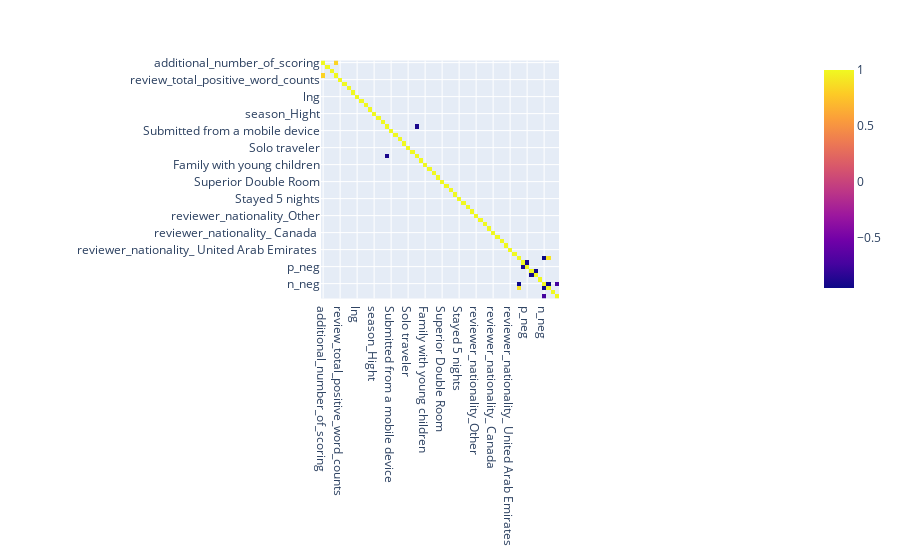

The cell this chart's notebook holds for it:
### Code cell
fig = px.imshow(pivot)
fig.show()

### Figure 1 — Plotly figure (JSON) as saved in the notebook; plotly's stock layout.template omitted (floating-point values rounded to 4 significant figures; data arrays with more than 128 entries replaced by an {"elided": "..."} marker saying what was removed)
{"data": [{"coloraxis": "coloraxis", "hovertemplate": "x: %{x}<br>y: %{y}<br>color: %{z}<extra></extra>", "name": "0", "type": "heatmap", "x": ["additional_number_of_scoring", "average_score", "review_total_negative_word_counts", "total_number_of_reviews", "review_total_positive_word_counts", "total_number_of_reviews_reviewer_has_given", "days_since_review", "lat", "lng", "reviewer_score", "town_population", "review_month", "season_Hight", "season_Low", "season_Medium", "Leisure trip", "Submitted from a mobile device", "Couple", "Stayed 1 night", "Stayed 2 nights", "Solo traveler", "Stayed 3 nights", "Business trip", "Group", "Family with young children", "Stayed 4 nights", "Double Room", "Standard Double Room", "Superior Double Room", "Family with older children", "Deluxe Double Room", "Double or Twin Room", "Stayed 5 nights", "Standard Double or Twin Room", "Classic Double Room", "reviewer_nationality_ United Kingdom ", "reviewer_nationality_Other", "reviewer_nationality_ United States of America ", "reviewer_nationality_ Netherlands ", "reviewer_nationality_ Ireland ", "reviewer_nationality_ Canada ", "reviewer_nationality_ Australia ", "reviewer_nationality_ Saudi Arabia ", "reviewer_nationality_ Germany ", "reviewer_nationality_ United Arab Emirates ", "reviewer_nationality_ Switzerland ", "negative", "positive", "p_neg", "p_neu", "p_pos", "p_compound", "n_neg", "n_neu", "n_pos", "n_compound"], "xaxis": "x", "y": ["additional_number_of_scoring", "average_score", "review_total_negative_word_counts", "total_number_of_reviews", "review_total_positive_word_counts", "total_number_of_reviews_reviewer_has_given", "days_since_review", "lat", "lng", "reviewer_score", "town_population", "review_month", "season_Hight", "season_Low", "season_Medium", "Leisure trip", "Submitted from a mobile device", "Couple", "Stayed 1 night", "Stayed 2 nights", "Solo traveler", "Stayed 3 nights", "Business trip", "Group", "Family with young children", "Stayed 4 nights", "Double Room", "Standard Double Room", "Superior Double Room", "Family with older children", "Deluxe Double Room", "Double or Twin Room", "Stayed 5 nights", "Standard Double or Twin Room", "Classic Double Room", "reviewer_nationality_ United Kingdom ", "reviewer_nationality_Other", "reviewer_nationality_ United States of America ", "reviewer_nationality_ Netherlands ", "reviewer_nationality_ Ireland ", "reviewer_nationality_ Canada ", "reviewer_nationality_ Australia ", "reviewer_nationality_ Saudi Arabia ", "reviewer_nationality_ Germany ", "reviewer_nationality_ United Arab Emirates ", "reviewer_nationality_ Switzerland ", "negative", "positive", "p_neg", "p_neu", "p_pos", "p_compound", "n_neg", "n_neu", "n_pos", "n_compound"], "yaxis": "y", "z": {"elided": "56x56 float values"}}], "layout": {"coloraxis": {"colorscale": [[0, "#0d0887"], [0.1111, "#46039f"], [0.2222, "#7201a8"], [0.3333, "#9c179e"], [0.4444, "#bd3786"], [0.5556, "#d8576b"], [0.6667, "#ed7953"], [0.7778, "#fb9f3a"], [0.8889, "#fdca26"], [1, "#f0f921"]]}, "margin": {"t": 60}, "xaxis": {"anchor": "y", "constrain": "domain", "domain": [0, 1], "scaleanchor": "y"}, "yaxis": {"anchor": "x", "autorange": "reversed", "constrain": "domain", "domain": [0, 1]}}}
